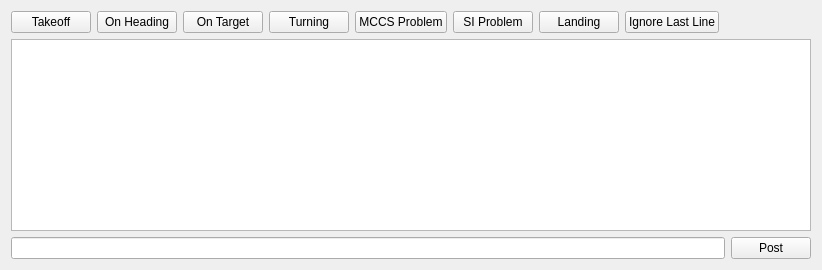
         <widget class="QWidget" name="directorLogTab">
          <property name="sizePolicy">
           <sizepolicy hsizetype="Expanding" vsizetype="Expanding">
            <horstretch>0</horstretch>
            <verstretch>0</verstretch>
           </sizepolicy>
          </property>
          <attribute name="title">
           <string>Cruise Director Log</string>
          </attribute>
          <layout class="QGridLayout" name="gridLayout_10">
           <item row="0" column="1">
            <widget class="QPushButton" name="log_on_heading">
             <property name="text">
              <string>On Heading</string>
             </property>
            </widget>
           </item>
           <item row="2" column="9">
            <widget class="QPushButton" name="log_post">
             <property name="sizePolicy">
              <sizepolicy hsizetype="Minimum" vsizetype="Fixed">
               <horstretch>0</horstretch>
               <verstretch>0</verstretch>
              </sizepolicy>
             </property>
             <property name="text">
              <string>Post</string>
             </property>
            </widget>
           </item>
           <item row="0" column="0">
            <widget class="QPushButton" name="log_takeoff">
             <property name="text">
              <string>Takeoff</string>
             </property>
            </widget>
           </item>
           <item row="0" column="3">
            <widget class="QPushButton" name="log_turning">
             <property name="text">
              <string>Turning</string>
             </property>
            </widget>
           </item>
           <item row="0" column="4">
            <widget class="QPushButton" name="log_fault_mccs">
             <property name="text">
              <string>MCCS Problem</string>
             </property>
            </widget>
           </item>
           <item row="0" column="6">
            <widget class="QPushButton" name="log_landing">
             <property name="text">
              <string>Landing</string>
             </property>
            </widget>
           </item>
           <item row="0" column="2">
            <widget class="QPushButton" name="log_on_target">
             <property name="text">
              <string>On Target</string>
             </property>
            </widget>
           </item>
           <item row="0" column="5">
            <widget class="QPushButton" name="log_fault_si">
             <property name="text">
              <string>SI Problem</string>
             </property>
            </widget>
           </item>
           <item row="0" column="7">
            <widget class="QPushButton" name="log_ignore">
             <property name="text">
              <string>Ignore Last Line</string>
             </property>
            </widget>
           </item>
           <item row="2" column="0" colspan="9">
            <widget class="QLineEdit" name="log_input_line"/>
           </item>
           <item row="1" column="0" colspan="10">
            <widget class="QTextEdit" name="log_display">
             <property name="sizePolicy">
              <sizepolicy hsizetype="Expanding" vsizetype="Expanding">
               <horstretch>0</horstretch>
               <verstretch>0</verstretch>
              </sizepolicy>
             </property>
             <property name="readOnly">
              <bool>true</bool>
             </property>
             <property name="html">
              <string>&lt;!DOCTYPE HTML PUBLIC &quot;-//W3C//DTD HTML 4.0//EN&quot; &quot;http://www.w3.org/TR/REC-html40/strict.dtd&quot;&gt;
&lt;html&gt;&lt;head&gt;&lt;meta name=&quot;qrichtext&quot; content=&quot;1&quot; /&gt;&lt;style type=&quot;text/css&quot;&gt;
p, li { white-space: pre-wrap; }
&lt;/style&gt;&lt;/head&gt;&lt;body style=&quot; font-family:'Sans Serif'; font-size:9pt; font-weight:400; font-style:normal;&quot;&gt;
&lt;p style=&quot;-qt-paragraph-type:empty; margin-top:0px; margin-bottom:0px; margin-left:0px; margin-right:0px; -qt-block-indent:0; text-indent:0px; font-family:'.Lucida Grande UI'; font-size:13pt;&quot;&gt;&lt;br /&gt;&lt;/p&gt;&lt;/body&gt;&lt;/html&gt;</string>
             </property>
            </widget>
           </item>
          </layout>
         </widget>
